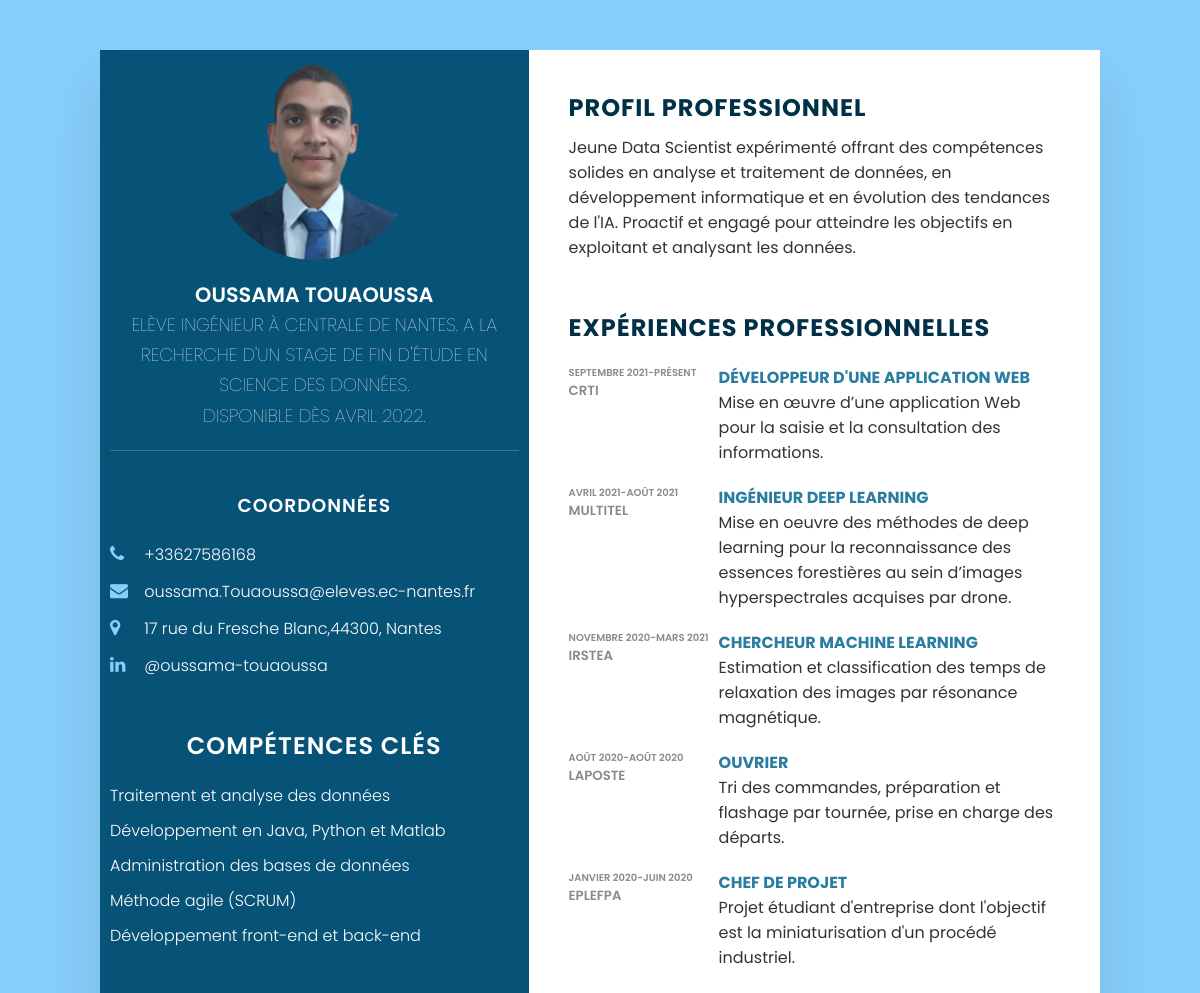
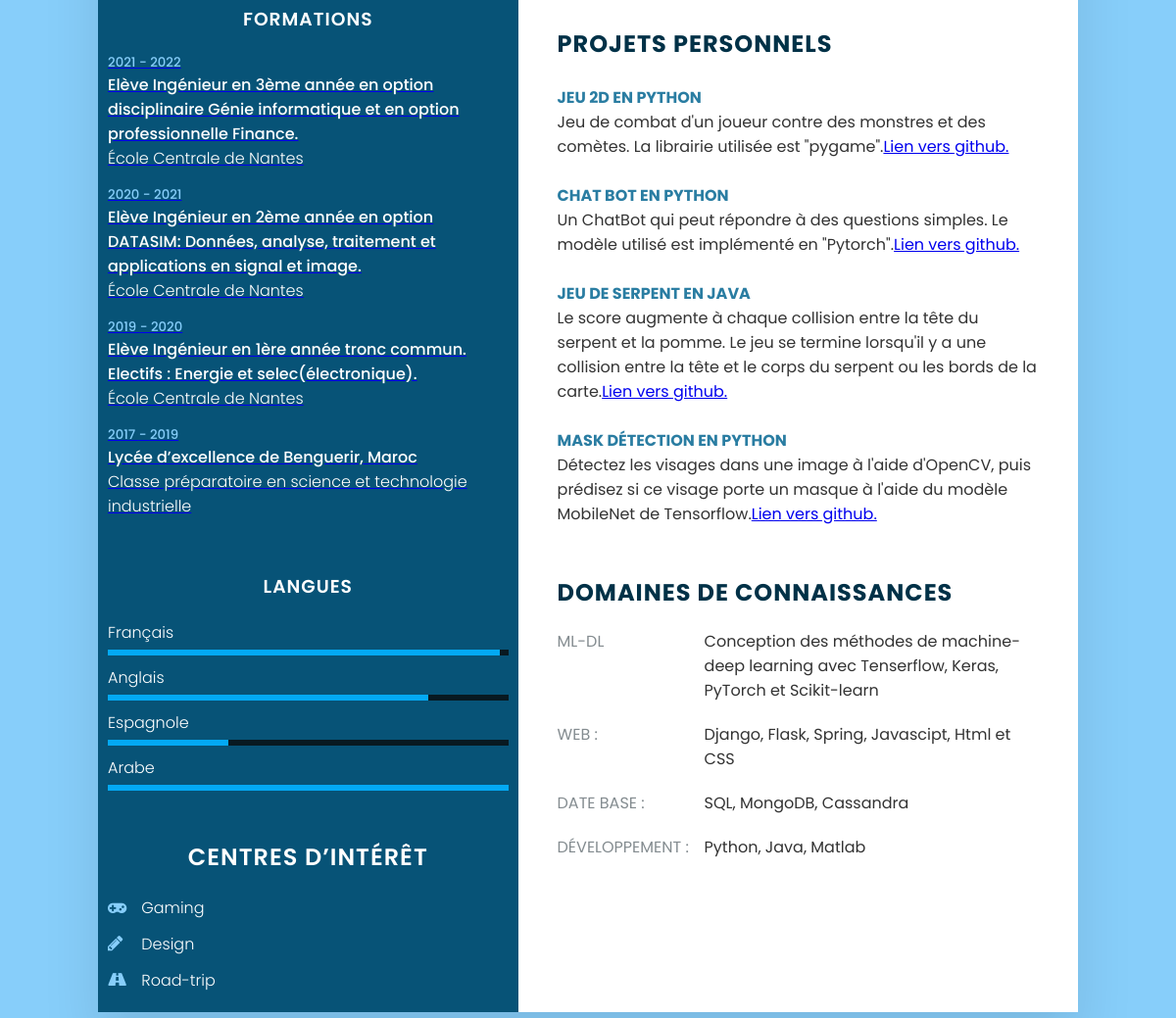
The page / on the database its author committed (2 pictures, top to bottom).
### cvApp/models.py (models this page shows)
class Formations(models.Model):
    anneeDebut = models.CharField(max_length=4)
    anneeFin = models.CharField(max_length=4)
    description = models.CharField(max_length=400)
    lieu = models.CharField(max_length=100)

class Experience(models.Model):
    role = models.CharField(max_length=100)
    nomEntreprise = models.CharField(max_length=100)
    dateDebut = models.CharField(max_length=100)
    dateFin = models.CharField(max_length=100)
    description = models.CharField(max_length=400)

class Projet(models.Model):
    nom = models.CharField(max_length=100)
    environnement = models.CharField(max_length=100)
    description = models.CharField(max_length=400)
    lienGithub = models.CharField(max_length=100)

### cvApp/views.py (the view)
# urls.py: path('', views.principale, name="mon CV"),
def principale(request):
    formations = models.Formations.objects.all()
    experiences = models.Experience.objects.all()
    projets = models.Projet.objects.all()
    return render(request, "principale.html",
        {"formations" : formations, "experiences" : experiences, "projets" : projets})

### template/principale.html (shortened to what this page needs)
{% load static %}
<!DOCTYPE html>
<html>
    <head>
        <link rel="stylesheet" href="https://cdnjs.cloudflare.com/ajax/libs/font-awesome/4.7.0/css/font-awesome.css" />
        <link rel="stylesheet" type="text/css" href="{% static 'styleCV.css' %}">
    </head>
    <body>
        <div class="container">
            <div class="left_side">
                <div class="profileText">
                    <div class="imgBx">
                        <img src="static/myImg.png">
                    </div>
                    <h2>Oussama Touaoussa
                        <br><span style="width: 30px;
                                    font-size: 18px;
                                    font-weight: 100;">
                            Elève ingénieur à centrale
                            de Nantes. A la recherche d'un stage
                            de fin d'étude en science
                            des données. <br>Disponible dès avril 2022.</span>
                    </h2>
                </div>
                <div class="contactInfo">
                    <h3 class="title">Coordonnées</h3>
                    <ul>
                        <li>
                            <span class="icon"><i class="fa fa-phone" aria-hidden="true"></i></span>
                            <span class="text">+33627586168</span>
                        </li>
                        <li>
                            <span class="icon"><i class="fa fa-envelope" aria-hidden="true"></i></span>
                            <span class="text">oussama.Touaoussa@eleves.ec-nantes.fr</span>
                        </li>
                        <li>
                            <span class="icon"><i class="fa fa-map-marker" aria-hidden="true"></i></span>
                            <span class="text">17 rue du Fresche Blanc,44300, Nantes</span>
                        </li>
                        <li>
                            <span class="icon"><i class="fa fa-linkedin" aria-hidden="true"></i></span>
                            <a style="text-decoration: none;" href='https://www.linkedin.com/in/oussama-touaoussa-7619a21a1' title='vous apprenez bcp'target="_blank"><span class="text"> @oussama-touaoussa</span></a>
                        </li>
                    </ul>
                </div>
                <div class="contactInfo">
                    <h2 class="title">Compétences clés</h2>
                    <ul>
                        <li>
                            <span class="text">Traitement et analyse des données
                            </span>
                        </li>
                        <li>
                            <span class="text">Développement en Java, Python et Matlab</span>
                        </li>
                        <li>
                            <span class="text">Administration des bases de données
                            </span>
                        </li>
                        <li>
                            <span class="text">Méthode agile (SCRUM)
                            </span>
                        </li>
                        <li>
                            <span class="text">Développement front-end et back-end
                            </span>
                        </li>
                    </ul>
                </div>
                <div class="contactInfo education">
                    <h3 class="title">Formations</h3>
                        <ul>
                            {% for formation in formations %}
                            <a  href="formation">
                            <li>
                                <h5>{{formation.anneeDebut}} - {{formation.anneeFin}}</h5>
                                <h4>
                                    {{formation.description}}
                                </h4>
                                <h4>
                                    {{formation.lieu}}
                                </h4>
                            </li>
                            </a>
                            {% endfor %}
                        </ul>
                </div>
                <div class="contactInfo language">
                    <h3 class="title">Langues</h3>
                    <ul>
                        <li>
                            <span class="text">Français</span>
                            <div class="percent">
                                <div style="width: 98%;"></div>
                            </div>
                        </li>
                        <li>
                            <span class="text">Anglais</span>
                            <div class="percent">
                                <div style="width: 80%;"></div>
                            </div>
                        </li>
                        <li>
                            <span class="text">Espagnole</span>
                            <div class="percent">
                                <div style="width: 30%;"></div>
                            </div>
                        </li>
                        <li>
                            <span class="text">Arabe</span>
                            <div class="percent">
                                <div style="width: 100%;"></div>
                            </div>
                        </li>
                    </ul>
                </div>
                <div class="contactInfo">
                    <h2 class="title">Centres d’Intérêt</h2>
                    <ul>
                        <li>
                            <span class="icon"><i class="fa fa-gamepad" aria-hidden="true"></i></span>
                            <span class="text">Gaming</span>
                        </li>
                        <li>
                            <span class="icon"><i class="fa fa-pencil" aria-hidden="true"></i></span>
                            <span class="text">Design</span>
                        </li>
                        <li>
                            <span class="icon"><i class="fa fa-road" aria-hidden="true"></i></span>
                            <span class="text">Road-trip</span>
                        </li>
                    </ul>
                </div>
            </div>
            <div class="right_side">
                <div class="about">
                    <h2 class="title2"> Profil professionnel</h2>
                    <p>
                        Jeune Data Scientist expérimenté offrant des
                        compétences solides en analyse et traitement
                        de données, en développement informatique
                        et en évolution des tendances de l'IA. Proactif
                        et engagé pour atteindre les objectifs en
                        exploitant et analysant les données.
                    </p>
                </div>
                <div class="about">
                    <h2 class="title2">EXPÉRIENCES PROFESSIONNELLES</h2>
                    {% for experience in experiences %}
                            <div class="box">
                                <div class="year_campany">
                                    <h5 style="font-size: 10px;">{{experience.dateDebut}}-{{experience.dateFin}}</h5>
                                    <h5>{{experience.nomEntreprise}}</h5>
                                </div>
                                <div class="text">
                                    <h4>{{experience.role}}</h4>
                                    <p>{{experience.description}}</p>
                                </div>
                            </div>
                    {% endfor %}
                </div>
                <div class="about skills">
                    <h2 class="title2">PROJETS PERSONNELS</h2>
                    {% for projet in projets %}
                        <h4 style = "
                                text-transform: uppercase;
                                color: #2a7da2;
                                font-size: 16px;
                                font-weight: bold;
                                margin-top: 25px;">
                            {{projet.nom}}
                        </h4>
                        <p>{{projet.description}}<a href={{projet.lienGithub}}>Lien vers github.</a></p>
                    {% endfor %}
                </div>
                <div class="about skills">
                    <h2 class="title2">DOMAINES DE CONNAISSANCES</h2>
                    <div class="box">
                        <h4>ML-DL</h4>
                        <p>Conception des méthodes de machine-deep
                            learning avec Tenserflow, Keras, PyTorch et
                            Scikit-learn</p>
                    </div>
                    <div class="box">
                        <h4>Web :</h4>
                        <p>Django, Flask, Spring, Javascipt, Html et
                            CSS</p>
                    </div>
                    <div class="box">
                        <h4>Date base :</h4>
                        <p>SQL,
                            MongoDB, Cassandra</p>
                    </div>
                    <div class="box">
                        <h4>Développement :</h4>
                        <p>Python, Java,
                            Matlab</p>
                    </div>
                </div>
            </div>
        </div>
    </body>
</html>

### static/styleCV.css (style rules this page uses)
* { margin: 0; padding: 0; box-sizing: border-box; font-family: 'Poppins', sans-serif; }
body { background: lightskyblue; display: flex; justify-content: center; align-items: center; min-height: 100vh; }
.container { position: relative; width: 100%; max-width: 1000px; min-height: 1000px; background: #fff; margin: 50px; display: grid; grid-template-columns: 1.5fr 2fr; box-shadow: 0 35px 55px rgba(0,0,0,0.1); }
.container .left_side { position: relative; background: #075377; padding: 10px; }
.profileText { position: relative; display: flex; flex-direction: column; align-items: center; padding-bottom: 20px; border-bottom: 1px solid rgba(255, 255, 255, 0.2); }
.profileText .imgBx { position: relative; width: 200px; height: 200px; border-radius: 50%; overflow: hidden; }
.profileText .imgBx img { position: relative; top: 0; left: 0; width: 100%; height: 100%; object-fit: cover; }
.profileText h2 { color: #fff; font-size: 1.3em; margin-top: 20px; text-transform: uppercase; text-align: center; font-weight: 600; line-height: 1.4em; }
.profileText h2 span { font-size: 0.8em; font-size: 300; }
.contactInfo { padding-top: 40px; }
.title { color: #fff; text-align: center; text-transform: uppercase; font-weight: 600; letter-spacing: 1px; margin-bottom: 20px; }
.contactInfo ul { position: relative; }
.contactInfo ul li { position: relative; list-style: none; margin: 10px 0; cursor: pointer; }
.contactInfo ul li .icon { display: inline-block; width: 30px; font-size: 18px; color: lightskyblue; }
.contactInfo ul li span { color: #fff; font-weight: 300; }
.contactInfo.education li { margin-bottom: 15px; }
.contactInfo.education h5 { color: lightskyblue; font-weight: 500; }
.contactInfo.education h4:nth-child(2) { color: #fff; font-weight: 500; }
.contactInfo.education h4 { color: #fff; font-weight: 300; }
.contactInfo.language .percent { position: relative; width: 100%; height: 6px; background: #081921; display: block; margin-top: 5px; }
.contactInfo.language .percent div { position: absolute; top: 0; left: 0; height: 100%; background: #03a9f4; }
.container .right_side { position: relative; background: #fff; padding: 40px; }
.about { margin-bottom: 50px; }
.about:last-child { margin-bottom: 0; }
.title2 { color: #003147; text-transform: uppercase; letter-spacing: 1px; margin-bottom: 10px; }
p { color: #333; }
.about .box { display: flex; flex-direction: row; margin: 20px 0; }
.about .box .year_campany { min-width: 150px; }
.about .box .year_campany h5 { text-transform: uppercase; color: #848c90; font-weight: 600; }
.about .box .text h4 { text-transform: uppercase; color: #2a7da2; font-size: 16px; }
.skills .box { position: relative; width: 100%; display: grid; grid-template-columns: 150px 1fr; }
.skills .box h4 { text-transform: uppercase; color: #848c90; font-weight: 400; }
a { transition: color 1s; }

### rows shown on the page
Formations: anneeDebut "2021", anneeFin "2022", description "Elève Ingénieur en 3ème année en option disciplinaire Génie informatique et en option professionnelle Finance.", lieu "École Centrale de Nantes"
Formations: anneeDebut "2020", anneeFin "2021", description "Elève Ingénieur en 2ème année en option DATASIM: Données, analyse, traitement et applications en signal et image.", lieu "École Centrale de Nantes"
Formations: anneeDebut "2019", anneeFin "2020", description "Elève Ingénieur en 1ère année tronc commun. Electifs : Energie et selec(électronique).", lieu "École Centrale de Nantes"
Formations: anneeDebut "2017", anneeFin "2019", description "Lycée d’excellence de Benguerir, Maroc", lieu "Classe préparatoire en science et technologie industrielle"
Experience: dateDebut "SEPTEMBRE 2021", dateFin "PRÉSENT", nomEntreprise "CRTI", role "DÉVELOPPEUR D'UNE APPLICATION WEB", description "Mise en œuvre d’une application Web pour la saisie et la consultation des informations."
Experience: dateDebut "AVRIL 2021", dateFin "AOÛT 2021", nomEntreprise "MULTITEL", role "INGÉNIEUR DEEP LEARNING", description "Mise en oeuvre des méthodes de deep learning pour la reconnaissance des essences forestières au sein d’images hyperspectrales acquises par drone."
Experience: dateDebut "NOVEMBRE 2020", dateFin "MARS 2021", nomEntreprise "IRSTEA", role "CHERCHEUR MACHINE LEARNING", description "Estimation et classification des temps de relaxation des images par résonance magnétique."
Experience: dateDebut "AOÛT 2020", dateFin "AOÛT 2020", nomEntreprise "LAPOSTE", role "OUVRIER", description "Tri des commandes, préparation et flashage par tournée, prise en charge des départs."
Experience: dateDebut "JANVIER 2020", dateFin "JUIN 2020", nomEntreprise "EPLEFPA", role "CHEF DE PROJET", description "Projet étudiant d'entreprise dont l'objectif est la miniaturisation d'un procédé industriel."
Projet: nom "JEU 2D EN PYTHON", description "Jeu de combat d'un joueur contre des monstres et des comètes. La librairie utilisée est \"pygame\"."
Projet: nom "CHAT BOT EN PYTHON", description "Un ChatBot qui peut répondre à des questions simples. Le modèle utilisé est implémenté en \"Pytorch\"."
Projet: nom "JEU DE SERPENT EN JAVA", description "Le score augmente à chaque collision entre la tête du serpent et la pomme. Le jeu se termine lorsqu'il y a une collision entre la tête et le corps du serpent ou les bords de la carte."
Projet: nom "MASK DÉTECTION EN PYTHON", description "Détectez les visages dans une image à l'aide d'OpenCV, puis prédisez si ce visage porte un masque à l'aide du modèle MobileNet de Tensorflow."
